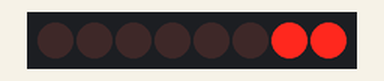
Simulated run of this sketch. Board: Arduino Uno, built with avr-gcc and run on an emulated ATmega328P. Parts: 8 shift-register outputs drawn as a row of LEDs (first output left, lit = HIGH). Wiring (inferred from the names in the program): shift register (74HC595): data pin 6; shift clock pin 10; latch pin 8. Wiring (inferred from the signals the program sends): row of LEDs: on Q0, Q1, Q2, Q3, Q4, Q5, Q6, Q7.

Above: at 0.12 s.
At 1.37 s:
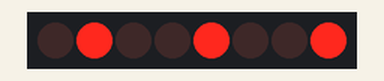
At 2.62 s:
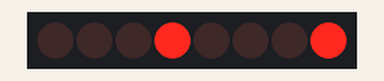
At 5.12 s:
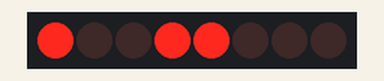
At 7.62 s:
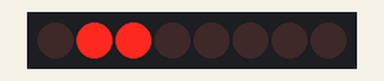
At 10.12 s:
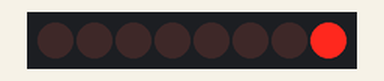
Timing chart, 0 to 10.4 s (numbered marks = the images above):
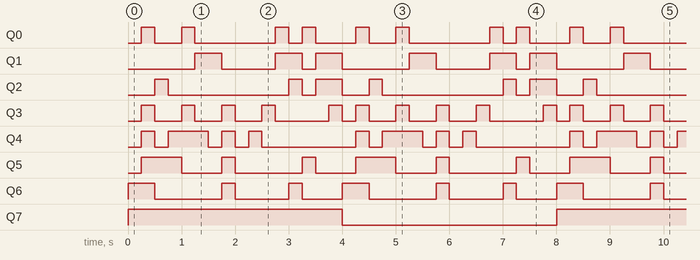

Measured:
- by itself, Q0: repeats every 4.0 s: LOW 0.50 s, HIGH 0.25 s, LOW 1.5 s, HIGH 0.25 s, LOW 0.25 s, HIGH 0.25 s, LOW 0.75 s, HIGH 0.25 s
- by itself, Q1: repeats every 4.0 s: LOW 1.0 s, HIGH 0.50 s, LOW 0.25 s, HIGH 0.50 s, LOW 1.3 s, HIGH 0.50 s
- by itself, Q2: repeats every 4.0 s: LOW 2.3 s, HIGH 0.25 s, LOW 0.25 s, HIGH 0.50 s, LOW 0.50 s, HIGH 0.25 s
- by itself, Q3: repeats every 4.0 s: 3 × (LOW 0.50 s, HIGH 0.25 s), LOW 1.0 s, HIGH 0.25 s, LOW 0.25 s, HIGH 0.25 s
- by itself, Q4: repeats every 4.0 s: LOW 0.25 s, HIGH 0.75 s, 2 × (LOW 0.25 s, HIGH 0.25 s), LOW 1.8 s, HIGH 0.25 s
- by itself, Q5: repeats every 4.0 s: LOW 0.75 s, HIGH 0.25 s, LOW 1.3 s, HIGH 0.25 s, LOW 0.75 s, HIGH 0.75 s
- by itself, Q6: repeats every 4.0 s: LOW 1.3 s, HIGH 0.25 s, LOW 1.0 s, HIGH 0.25 s, LOW 0.75 s, HIGH 0.50 s
- by itself, Q7: alternates HIGH for 4.0 s and LOW for 4.0 s

The sketch:

sketch_oct23a.ino
```cpp
//#include <genieArduino.h>

// 14 november 2023
// modify this in prep for Colorduino - LED matrix from analogue port connector

//pinMode(A0, OUTPUT);
//digitalWrite(A0, HIGH);
//pinMode(A0, INPUT_PULLUP);  // set pull-up on analog pin 0
//https://docs.arduino.cc/learn/microcontrollers/analog-input


#define DATA 6
#define LATCH 8
#define CLOCK 10

// setup the array
int digits [] = {252, 96, 218, 242, 102, 182, 190, 224, 254, 246, 238, 62, 156, 122, 158, 142};


void setup() {
  // put your setup code here, to run once:
  pinMode(LATCH, OUTPUT);
  pinMode(CLOCK, OUTPUT);
  pinMode(DATA, OUTPUT);

}

void loop() {
  // put your main code here, to run repeatedly:

  int i ;
  for ( i = 0; i < 16; i++) {
    digitalWrite(LATCH, LOW);
    shiftOut(DATA, CLOCK, LSBFIRST, digits[i]);
    digitalWrite(LATCH, HIGH);
    delay(250);
  }
  for ( i = 0; i < 16; i++) {
    digitalWrite(LATCH, LOW);
    shiftOut(DATA, CLOCK, LSBFIRST, digits[i] + 1);
    digitalWrite(LATCH, HIGH);
    delay(250);
  }
}
```
